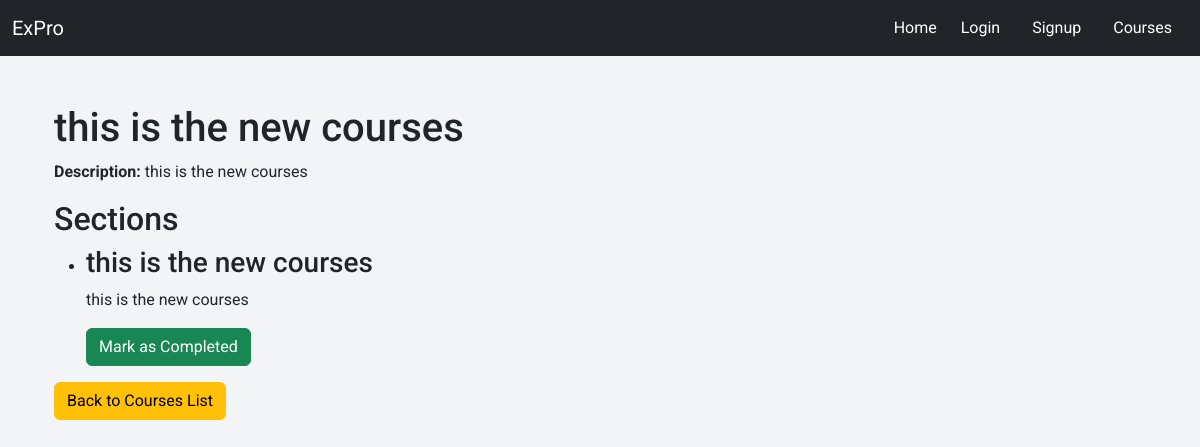
The page /view/courses/details/3 on the database its author committed.
### tables this page shows
CREATE TABLE courses (
            id INTEGER PRIMARY KEY AUTOINCREMENT,
            title TEXT NOT NULL,
            description TEXT NOT NULL,
            created_at TIMESTAMP DEFAULT CURRENT_TIMESTAMP
        );

CREATE TABLE sections (
            id INTEGER PRIMARY KEY AUTOINCREMENT,
            course_id INTEGER NOT NULL,
            title TEXT NOT NULL,
            content TEXT NOT NULL,
            order_num INTEGER NOT NULL,
            FOREIGN KEY (course_id) REFERENCES courses(id)
        );

### main.py (the view)
@app.get("/view/coursedetails", response_class=HTMLResponse)
async def course_details(request: Request):
    return templates.TemplateResponse("course_details.html", {"request": request})

### templates/courses_details.html (shortened to what this page needs)
{% extends "base.html" %}
{% block content %}
<div class="container mt-5">
    <header>
        <h1>{{ course.title }}</h1>
        <p><strong>Description:</strong> {{ course.description }}</p>
    </header>
    <section>
        <h2>Sections</h2>
        {% if course.sections %}
            <ul>
                {% for section in course.sections %}
                    <li>
                        <h3>{{ section.title }}</h3>
                        <p>{{ section.content }}</p>
                        <button class="btn btn-success" id="section-{{ section.id }}" onclick="markAsCompleted('{{ section.id }}')">Mark as Completed</button>
                    </li>
                {% endfor %}
            </ul>
        {% else %}
            <p>No sections available for this course.</p>
        {% endif %}
    </section>
    <a href="/view/mycourses" class="btn btn-warning">Back to Courses List</a>
</div>
{% endblock %}

### static/styles.css (style rules this page uses)
body { font-family: 'Roboto', Arial, sans-serif !important; background-color: #f3f4f6; }

### rows shown on the page
courses: title "this is the new courses", description "this is the new courses"
sections: title "this is the new courses", content "this is the new courses"
